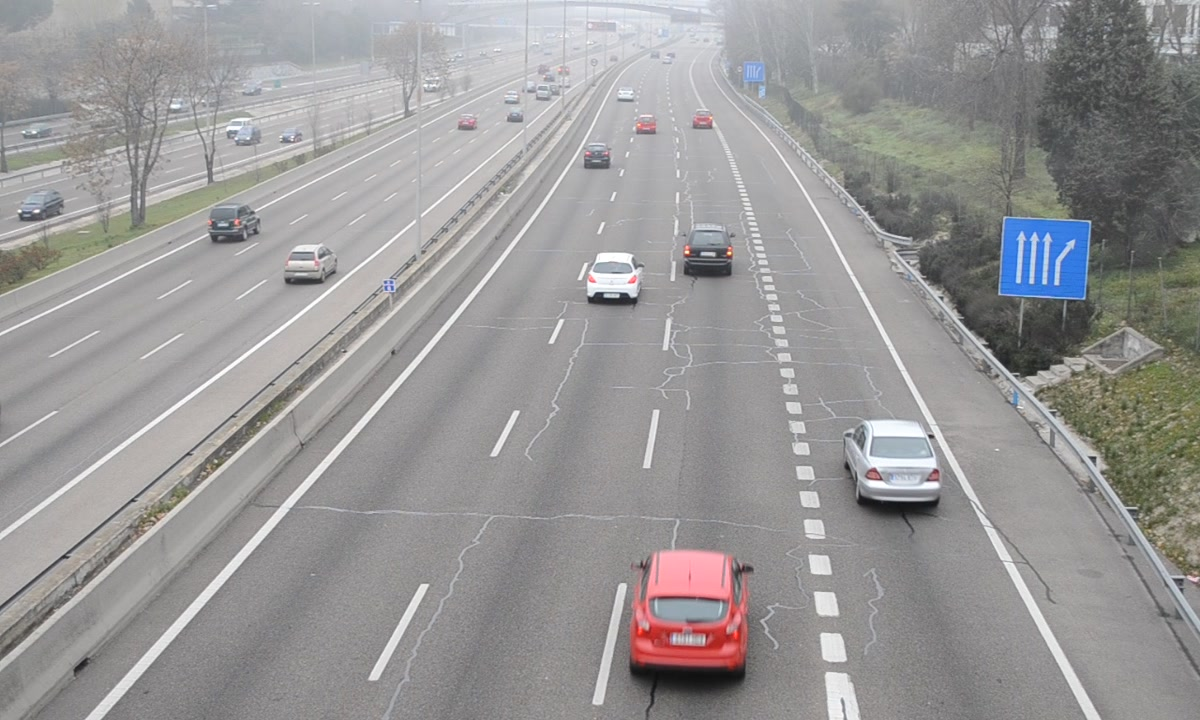
#> input picture fig/vehicular-traffic.jpg, 1200 x 720 px
$ jupyter execute lab_06_main.ipynb   (older library calls are emulated)
#> lines starting #> are read from the running program, lines starting #| are printed output that depends on the picture
## Lab 6: Image edge detection using derivative operators

Written by: Enrique Mireles Gutiérrez
ID Number: 513944
Bachelor: ITR
Date: 2019-02-10

### Introduction

On previous lab reports, it was shown that the convolution of a kernel, depending on its values, could be used to blur images. Another application for the convolution of kernels with images is the estimation of the derivative. When a derivative kernel with carefully selected values is convolved with an image, it produces an image that represents the changes in intensity in every direction (x- and y-).

Performing such calculations are useful for finding edges in images. Therefore, these kernels and algorithms are often called edge detection kernels. Important to note is that the x- derivative and the y- derivative must be combined into a single image by adding the squared values of both direction and taking the magnitude. The resulting image is then used for other algorithms such as line finding algorithms. Some well known edge detection kernels are known as Sobel, Prewitt, Scharr and Roberts. This lab report analyses these kernels and sets the bases for further lab reports.

### Objectives

In this lab, you will learn about image edge detection. Edge detection is an important aspect in computer vision as it allows you to describe an object by one of its feature, which is its shape.

### Procedure

This lab report is subdivided in smaller numbered programs shown below.

#### 1. Importing Libraries

The following libraries are used throughout the lab report:
- cv2: OpenCV library used for artificial vision.
- numpy: Library used for matrix operations.
- matplotlib: Create plots. Requires images in RGB color space.

[cell 1]
import cv2
import numpy as np
import matplotlib.pyplot as plt

#### 2. Constant definitions

The following lines define the constants used throughout the lab report:

[cell 2]
IMAGE_IN_FILENAME = '../fig/vehicular-traffic.jpg'

# Define the Prewitt Filter Kernels in the x and y direction.
PREWITT_KERNEL_X = np.array([
    [-1, 0, 1],
    [-1, 0, 1],
    [-1, 0, 1]
], np.float32)
PREWITT_KERNEL_Y = np.rot90(PREWITT_KERNEL_X)

# Define the Scharr Filter Kernels in the x and y direction.
SCHARR_KERNEL_X = np.array([
    [3,  0, -3 ],
    [10, 0, -10],
    [3,  0, -3 ]
], np.float32)
SCHARR_KERNEL_Y = np.rot90(SCHARR_KERNEL_X)

# Define the Roberts Filter Kernels in the x and y direction.
ROBERTS_KERNEL_X = np.array([
    [0,  1],
    [-1, 0],
], np.float32)
ROBERTS_KERNEL_Y = np.rot90(ROBERTS_KERNEL_X)

#### 3. Useful functions

The following functions are used several times. In order to avoid repetition they are defined here.

[cell 3]
def is_grayscale(img):
    """
        Returns true if the image is grayscale (channels == 1).
        Returns false if channels > 1.
    """

    # If img.shape has a channel value, read it and determine if
    # it is a grayscale image. If it doesn't have, assume that the
    # image is grayscale.
    if (len(img.shape) == 3):
        return img.shape[2] == 1
    return True

def visualize_image(img, fig_number, fig_title):
    """
        Plot image to a matplotlib figure.
    """

    # Select the figure.
    plt.figure(fig_number)

    # Determine the channels of the image and plot accodingly.
    if (is_grayscale(img)):
        plt.imshow(img, cmap='gray')
    else:
        plt.imshow(img)

    # Set plot labels.
    plt.title(fig_title)
    plt.xlabel('x-resolution')
    plt.ylabel('y-resolution')

def read_image_safe(filename, color, conversion=False):
    """
        Read an image in specified color space.
        If the image cannot be opened then exit the program and alert the user.
        Do a color space conversion if specified by the user.
    """
#> called with filename = '../fig/vehicular-traffic.jpg', color = 1, conversion = 4

    # Read image and if it fails exit.
    img = cv2.imread(filename, color)
#> img is the input picture: shape (720, 1200, 3); mean B, G, R 151.1, 151.1, 152.5
    if img is None:
        print('ERROR: image ', filename, 'could not be read')
        exit()

    # Do conversion if requested. Return image.
    if conversion:
        return cv2.cvtColor(img, conversion)
    return img

#### 4. Sobel Operator

The following program uses the Sobel operator for edge detection. It first calculates the x and y derivatives to then obtain the magnitude and direction of the first derivative. In the process, a binary image is created for values within a threshold.

[cell 4]
# compute Sobel gradient
def compute_absolute_sobel_gradient(img, ax='x', ksize=3, threshold=(40,140)):

    # 1) check whether img is a colour or greyscale image
#> called with ax = 'x', ksize = 3, threshold = (40, 140)
    if len(img.shape)>2:

        # convert from colour to greyscale image
        grey = cv2.cvtColor(img, cv2.COLOR_BGR2GRAY)

    else:
        # if greyscale grey=img
        grey = img

    # 2) take the derivate in 'ax' axis
    if ax.lower()=='x':

        # apply the Sobel operator along the x axis
        sobel_derivative = cv2.Sobel(grey, ddepth=cv2.CV_64F, dx=1, dy=0, ksize=ksize, scale=1)

    if ax.lower()=='y':

        # apply the Sobel operator along the y axis
        sobel_derivative = cv2.Sobel(grey, ddepth=cv2.CV_64F, dx=0, dy=1, ksize=ksize, scale=1)

    # 3) take the absolute value of the derivative
    sobel_absolute = np.absolute(sobel_derivative)

    # 4) scale to 8-bit (0-255), then convert to type = np.uint8
    sobel_scaled = np.uint8(255 * sobel_absolute / np.max(sobel_absolute))

    # 5) create a mask of 1's where threshold[0] < sobel_scaled < threshold[1]
    binary_output = np.zeros_like(sobel_scaled)
    threshold_min = threshold[0]
    threshold_max = threshold[1]
    binary_output[(sobel_scaled >= threshold_min) & (sobel_scaled <= threshold_max)] = 1

    # return binary_image with gradient being detected along 'ax' axis
    return sobel_derivative, binary_output


# combine x and y derivatives using AND operation
def combine_x_and_y_binary_derivatives(img_derivative_x, img_derivative_y, threshold=(40,120)):

    # verify that both image derivatives are the same size
    if img_derivative_x.shape != img_derivative_y.shape:
        print('ERROR [combine_x_and_y_binary_derivatives]: img_binary_x and img_binary_y images should be of same size')
        exit()

    # 1) take the absolute value of the derivative
    absolute_x = np.absolute(img_derivative_x)
    absolute_y = np.absolute(img_derivative_y)

    # 2) scale to 8-bit (0-255), then convert to type = np.uint8
    absolute_scaled_x = np.uint8(255 * absolute_x / np.max(absolute_x))
    absolute_scaled_y = np.uint8(255 * absolute_y / np.max(absolute_y))

    # 3) create a mask of 1's where threshold[0] < sobel_scaled < threshold[1]
    binary_combined_gradients = np.zeros_like(absolute_scaled_x)
    indx_x = (absolute_scaled_x >= threshold[0]) & (absolute_scaled_x <= threshold[1])
    indx_y = (absolute_scaled_y >= threshold[0]) & (absolute_scaled_y <= threshold[1])
    binary_combined_gradients[indx_x|indx_y] = 1

    # return combined binary x-and-y derivatives
    return binary_combined_gradients


# compute magnitude of x and y derivatives
def compute_magnitude_of_derivatives(img_derivative_x, img_derivative_y, ksize=3, threshold=(40,120)):

    # 1) calculate the magnitude
    gradient_magnitude = np.sqrt(np.power(img_derivative_x, 2) + np.power(img_derivative_y, 2))

    # 2) scale to 8-bit (0 - 255) and convert to type = np.uint8
    gradient_scaled = np.uint8(255 * gradient_magnitude / np.max(gradient_magnitude))

    # 3) create a binary mask where mag thresholds are met
    binary_magnitude = np.zeros_like(gradient_scaled)
    binary_magnitude[(gradient_scaled >= threshold[0]) & (gradient_scaled <= threshold[1])] = 1

    return binary_magnitude


# compute orientation of magnitude of x and y derivatives
def compute_direction(img_derivative_x, img_derivative_y, threshold=(0, np.pi/2)):

    # 1) take the absolute value of the x and y gradients
    gradient_magnitude_x = np.absolute(img_derivative_x)
    gradient_magnitude_y = np.absolute(img_derivative_y)

    # 2) calculate the gradient magnitude direction
    #gradient_direction = np.arctan2(gradient_magnitude_y, gradient_magnitude_x)
    gradient_direction = np.arctan2(img_derivative_y, img_derivative_x)

    # 3) reate a binary mask where direction thresholds are met
    binary_direction = np.zeros_like(gradient_direction)
    binary_direction[(gradient_direction >= threshold[0]) & (gradient_direction <= threshold[1])] = 1

    return binary_direction


# pipeline
def run_pipeline(img_name):

    # read image
    img = read_image_safe(img_name, cv2.IMREAD_COLOR, cv2.COLOR_BGR2RGB)

    # compute sobel derivative along x axis
    img_derivative_x, img_binary_x = compute_absolute_sobel_gradient(img, ax='x', ksize=3, threshold=(40,140))
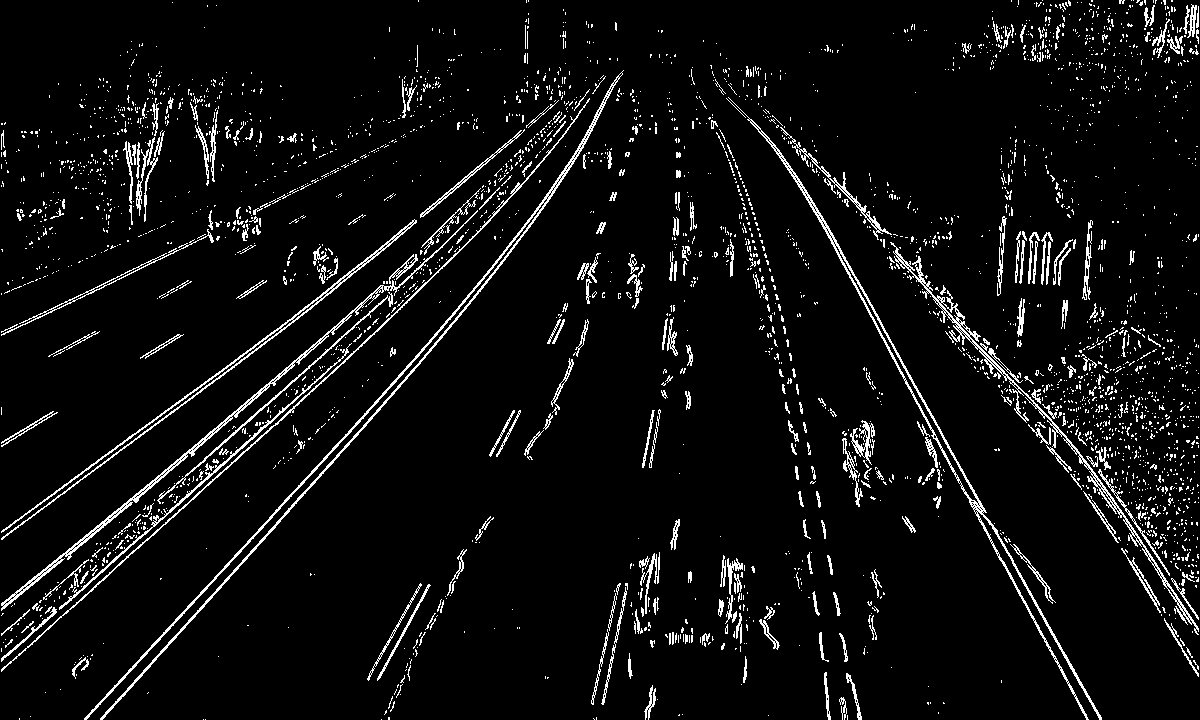
#> img_binary_x: shape (720, 1200); values 0 (black) and 1 (white), 5.8% white in thin lines or dots

    # compute sobel derivative along y axis
    img_derivative_y, img_binary_y = compute_absolute_sobel_gradient(img, ax='y', ksize=3, threshold=(40,140))
#> img_binary_y: shape (720, 1200); values 0 (black) and 1 (white), 6.4% white in thin lines or dots

    # combine x and y derivatives
    img_combined_derivatives = combine_x_and_y_binary_derivatives(img_derivative_x, img_derivative_y, threshold=(50,140))
#> img_combined_derivatives: shape (720, 1200); values 0 (black) and 1 (white), 6.9% white in thin lines or dots

    # compute magnitude of gradient
    img_magnitude_gradient = compute_magnitude_of_derivatives(img_derivative_x, img_derivative_y, ksize=3, threshold=(40,140))
#> img_magnitude_gradient: shape (720, 1200); values 0 (black) and 1 (white), 10% white in thin lines or dots

    # compute direction of gradient
    thresh_min = 0
    thresh_max = 2
    img_direction_gradient = compute_direction(img_derivative_x, img_derivative_y, threshold=(np.radians(thresh_min), np.radians(thresh_max)))
#> img_direction_gradient: shape (720, 1200) float64; values 0 (black) and 1 (white), 1.9% white in thin lines or dots

    # plot input and output images
    visualize_image(img, 1, 'Colour input image')
    visualize_image(img_derivative_x, 2, 'x derivative')
    visualize_image(img_binary_x, 3, 'binary x derivative')
    visualize_image(img_derivative_y, 4, 'y derivative')
    visualize_image(img_binary_y, 5, 'binary y derivative')
    visualize_image(img_combined_derivatives, 6, 'combined x-and-y derivatives')
    visualize_image(img_magnitude_gradient, 7, 'gradient magnitude')
    visualize_image(img_direction_gradient, 8, 'gradient direction')
    plt.show()


# run pipeline
run_pipeline(IMAGE_IN_FILENAME)

Description of output images:
- **x derivative**: output of the function `cv2.Sobel` in the x- direction.
- **binary x derivative**: takes absolute value of the the x- derivative image and normalizes its values to range from 0-255. It then uses some threshold values to select pixels within the intensity range and create a mask.
- **y derivative**: output of the function `cv2.Sobel` in the y- direction.
- **binary y derivative**: takes absolute value of the the y- derivative image and normalizes its values to range from 0-255. It then uses some threshold values to select pixels within the intensity range and create a mask.
- **combined x- and y- derivatives**: takes the absolute value of the x- and y- derivatives and then normalizes them to range from 0-255. It then selects the pixels within a threshold and combines them into a single image. No magnitude is calculated.
- **gradient magnitude**: calculates the magnitude of the x- and y- derivative images. It then normalizes the values to range between 0-255. Finally, the values within a threshold range are used to create a mask.
- **gradient direction**: taking the x- and y- derivative images, calculates the angle between them using the inverse tangent. It then creates a mask for values within an angle range threshold.

#### 5. Prewitt, Scharr, and Roberts Operators

The following program calculates the derivative of the image using different types of operators. The three operators used in this section are Scharr, Roberts, and Prewitt. The derivative in x and y as well as the final combined image are displayed for every operator.

Some key functions used in this section are:
- `cv2.addWeighted(src1, alpha, src2, beta, gamma[, dst[, dtype]])`
    - Calculates the weighted sum of two arrays.
    - src1 – First image.
    - alpha – Weight of the first image.
    - src2 – Second image.
    - beta – Weight of the second image.
    - dst – Output image.
    - gamma – Scalar added to each sum.
    - dtype – Optional depth of the output array.
    - **returns** – Mat object.
- `cv2.convertScaleAbs(src[, dst[, alpha[, beta]]])`
    - Scales, calculates absolute values, and converts the result to 8-bit.
    - src – Input array.
    - dst – Output array.
    - alpha – Optional scale factor.
    - beta – Optional delta added to the scaled values.
    - **returns** – Mat object.

Source:
- https://docs.opencv.org/2.4/modules/core/doc/operations_on_arrays.html#void%20addWeighted(InputArray%20src1,%20double%20alpha,%20InputArray%20src2,%20double%20beta,%20double%20gamma,%20OutputArray%20dst,%20int%20dtype)

[cell 5]
def compute_filter(input_img, kernel_x, kernel_y, name, idx):
    """
        Given a kernel for the x and y direction respectively, the function
        calculates the convolution and obtains the magnitude of it.
        Then it displays the results.
    """
#> called with kernel_x = array of shape (3, 3), kernel_y = array of shape (3, 3), name = 'Scharr', idx = 0

    # Calculate the convolution of both kernels in the x and y direciton.
    img_dx = cv2.filter2D(input_img, -1, kernel_x)
    img_dy = cv2.filter2D(input_img, -1, kernel_y)

    # Take the absolute values of the convolution.
    img_dx_abs = cv2.convertScaleAbs(img_dx)
    img_dy_abs = cv2.convertScaleAbs(img_dy)

    # Combine results into a single image.
    img_mag = cv2.addWeighted(img_dx, 0.5, img_dy, 0.5, 0)

    # Display the derivatives and the magnitude.
    visualize_image(img_dx, 2 + 3 * idx, '%s dX' % name)
    visualize_image(img_dy, 3 + 3 * idx, '%s dY' % name)
    visualize_image(img_mag, 4 + 3 * idx, '%s Magnitude' % name)

# Read image as color and convert it to grayscale.
img = read_image_safe(IMAGE_IN_FILENAME, cv2.IMREAD_COLOR, cv2.COLOR_BGR2GRAY)

# Display the input image.
visualize_image(img, 1, 'Input Image')

# Compute the Scharr, Prewitt and Roboerts Filter.
compute_filter(img, SCHARR_KERNEL_X, SCHARR_KERNEL_Y, 'Scharr', 0)
compute_filter(img, PREWITT_KERNEL_X, PREWITT_KERNEL_Y, 'Prewitt', 1)
#> call 2 of compute_filter, with kernel_x = array of shape (3, 3), kernel_y = array of shape (3, 3), name = 'Prewitt', idx = 1
compute_filter(img, ROBERTS_KERNEL_X, ROBERTS_KERNEL_Y, 'Roberts', 2)
#> call 3 of compute_filter, with kernel_x = array of shape (2, 2), kernel_y = array of shape (2, 2), name = 'Roberts', idx = 2

The main algorithm inside the function `compute_filter` has been found on several sites. Nonetheless, the results obtained do not appear to be valid. Other methods require to convert the image from a type of `CV_8U` to `CV_32F` before doing the convolution. Important to note is that a `CV_32F` is a float where every pixel has a value ranging from 0 to 1.0.

Some key functions used in this section are:
- `cv2.cartToPolar(x, y[, magnitude[, angle[, angleInDegrees]]])`
    - Calculates the magnitude and angle of 2D vectors.
    - x – Array of x-coordinates; this must be a single-precision or double-precision floating-point array.
    - y – Array of y-coordinates, that must have the same size and same type as x.
    - magnitude – Output array of magnitudes of the same size and type as x.
    - angle – Output array of angles that has the same size and type as x; the angles are measured in radians (from 0 to 2*Pi) or in degrees (0 to 360 degrees).
    - angleInDegrees – A flag, indicating whether the angles are measured in radians (which is by default), or in degrees.
    - **returns** - (magnitude, angle)

Source:
- https://docs.opencv.org/2.4/modules/core/doc/operations_on_arrays.html

[cell 6]
def compute_filter(input_img, kernel_x, kernel_y, name, idx):
    """
        Given a kernel for the x and y direction respectively, the function
        calculates the convolution and obtains the magnitude of it.
        Then it displays the results.
    """
#> called with kernel_x = array of shape (3, 3), kernel_y = array of shape (3, 3), name = 'Scharr', idx = 0

    # Convert input image to gray scale.
    gray_img = cv2.cvtColor(input_img, cv2.COLOR_RGB2GRAY)

    # Calculate the convolution of both kernels in the x and y direciton.
    img_dx = cv2.filter2D(gray_img, cv2.CV_32F, kernel_x)
    img_dy = cv2.filter2D(gray_img, cv2.CV_32F, kernel_y)

    # Calculate the magnitude of the derivatives.
    img_mag, img_ang = cv2.cartToPolar(img_dx, img_dy)

    # To display the angle of the derivative, create a copy of the
    # magnitude image that changes color depending on the angle.
    hsv = np.zeros_like(input_img).astype(np.uint8)

    # Hue depends on the angle. Must be converted from radians
    # to degrees.
    hsv[..., 0] = img_ang * 180 / np.pi / 2

    # Saturation is 100%
    hsv[..., 1] = 255

    # Value depends on the intensity of the magnitude. The values
    # must be normalized from 0-255.
    hsv[..., 2] = cv2.normalize(img_mag, None, 0, 255, cv2.NORM_MINMAX)

    # Convert hsv image to rgb for displaying purposes.
    rgb = cv2.cvtColor(hsv, cv2.COLOR_HSV2RGB)

    # Display the derivatives and the magnitude.
    visualize_image(img_dx, 2 + 4 * idx, '%s dX' % name)
    visualize_image(img_dy, 3 + 4 * idx, '%s dY' % name)
    visualize_image(img_mag, 4 + 4 * idx, '%s Magnitude' % name)
    visualize_image(rgb, 5 + 4 * idx, '%s Angle' % name)

    # Save angle images.
    cv2.imwrite('%s_angle.jpg' % name, rgb)

# Read image as color and convert it to RGB.
img = read_image_safe(IMAGE_IN_FILENAME, cv2.IMREAD_COLOR, cv2.COLOR_BGR2RGB)

# Display the input image.
visualize_image(img, 1, 'Input Image')

# Compute the Scharr, Prewitt and Roboerts Filter.
compute_filter(img, SCHARR_KERNEL_X, SCHARR_KERNEL_Y, 'Scharr', 0)
compute_filter(img, PREWITT_KERNEL_X, PREWITT_KERNEL_Y, 'Prewitt', 1)
#> call 2 of compute_filter, with kernel_x = array of shape (3, 3), kernel_y = array of shape (3, 3), name = 'Prewitt', idx = 1
#> in compute_filter (call 2), `img_dy = cv2.filter2D(gray_img, cv2.CV_32F, kernel_y)`:
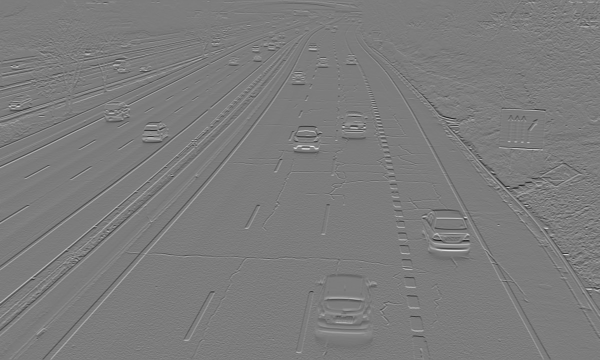
#> img_dy: shape (720, 1200) float32 (shown at 1/2 size); min -466, max 489, mean 0.4; drawn with min black and max white
#> in compute_filter (call 2), `img_mag, img_ang = cv2.cartToPolar(img_dx, img_dy)`:
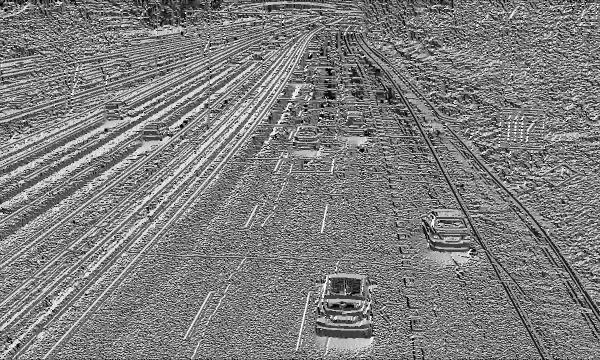
#> img_ang: shape (720, 1200) float32 (shown at 1/2 size); min 0, max 6.28, mean 3.11; drawn with min black and max white
#> in compute_filter (call 2), `hsv[..., 2] = cv2.normalize(img_mag, None, 0, 255, cv2.NORM_MINMAX)`:
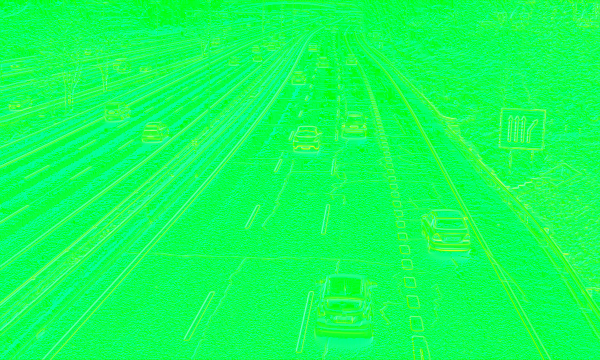
#> hsv: shape (720, 1200, 3) (shown at 1/2 size); mean of channels 0, 1, 2 88.6, 255, 16.3; drawn as B, G, R
compute_filter(img, ROBERTS_KERNEL_X, ROBERTS_KERNEL_Y, 'Roberts', 2)
#> call 3 of compute_filter, with kernel_x = array of shape (2, 2), kernel_y = array of shape (2, 2), name = 'Roberts', idx = 2
#> in compute_filter (call 3), `img_mag, img_ang = cv2.cartToPolar(img_dx, img_dy)`:
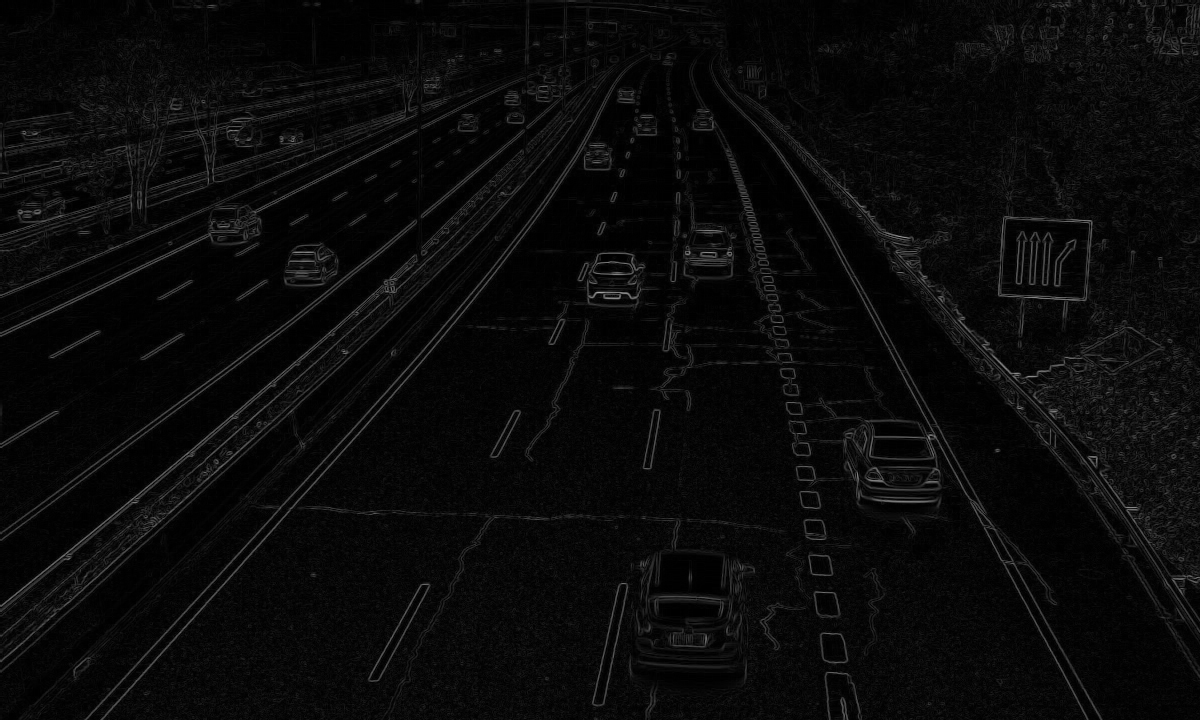
#> img_mag: shape (720, 1200) float32; min 0, max 169, mean 10.2
